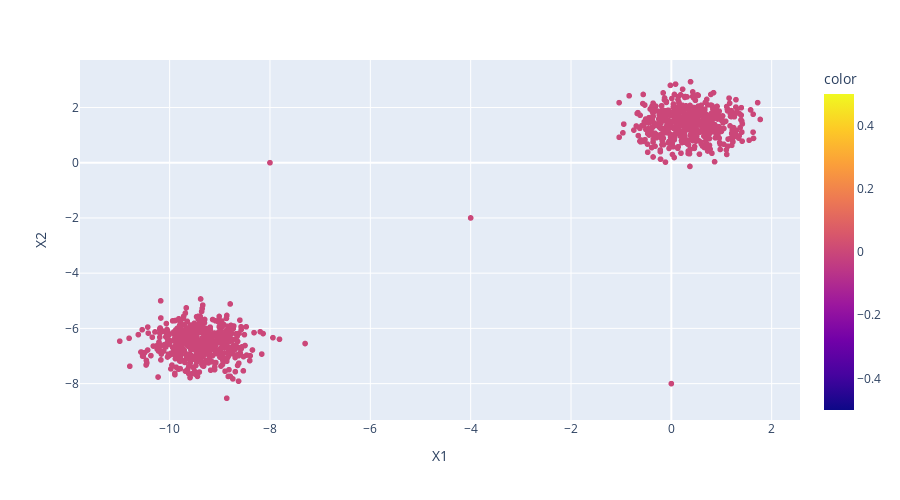

Notebook cell for this chart:
### Code cell
dbscan_model = DBSCAN(eps=10)
display_categories(dbscan_model,two_blobs_outliers)

### Figure 1 — Plotly figure (JSON) as saved in the notebook; plotly's stock layout.template omitted (floating-point values rounded to 4 significant figures; data arrays with more than 128 entries replaced by an {"elided": "..."} marker saying what was removed)
{"data": [{"hovertemplate": "X1=%{x}<br>X2=%{y}<br>color=%{marker.color}<extra></extra>", "legendgroup": "", "marker": {"color": {"elided": "1003 int values"}, "coloraxis": "coloraxis", "symbol": "circle"}, "mode": "markers", "name": "", "showlegend": false, "type": "scattergl", "x": {"elided": "1003 float values"}, "xaxis": "x", "y": {"elided": "1003 float values"}, "yaxis": "y"}], "layout": {"coloraxis": {"colorbar": {"title": {"text": "color"}}, "colorscale": [[0, "#0d0887"], [0.1111, "#46039f"], [0.2222, "#7201a8"], [0.3333, "#9c179e"], [0.4444, "#bd3786"], [0.5556, "#d8576b"], [0.6667, "#ed7953"], [0.7778, "#fb9f3a"], [0.8889, "#fdca26"], [1, "#f0f921"]]}, "height": 500, "legend": {"tracegroupgap": 0}, "margin": {"t": 60}, "xaxis": {"anchor": "y", "domain": [0, 1], "title": {"text": "X1"}}, "yaxis": {"anchor": "x", "domain": [0, 1], "title": {"text": "X2"}}}}
